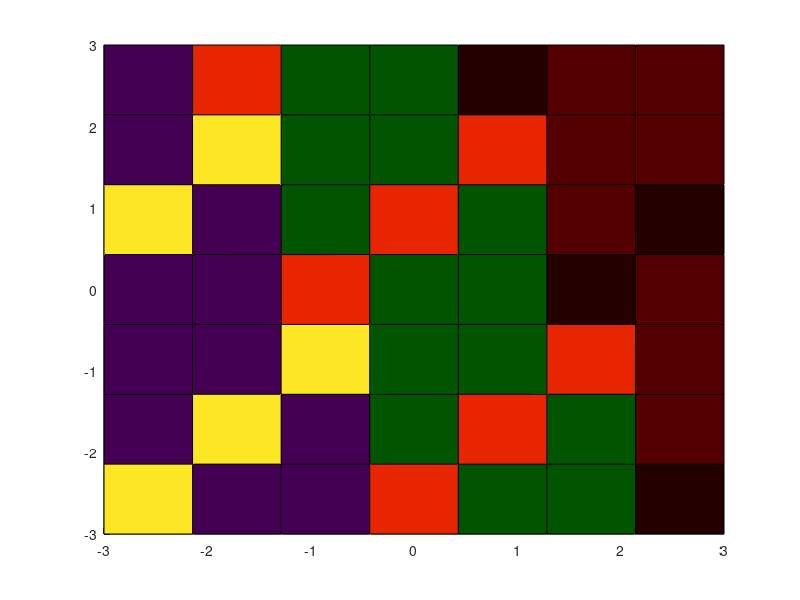

The MATLAB script that drew this image: (Note: this script raises an error after producing the figure.)
%=============================================================================
% Copyright (c) 2016-present Allan CORNET (Nelson)
%=============================================================================
% This file is part of Nelson.
%=============================================================================
% LICENCE_BLOCK_BEGIN
% SPDX-License-Identifier: LGPL-3.0-or-later
% LICENCE_BLOCK_END
%=============================================================================
% <--WEIGHT 2-->
% <--ADV-CLI MODE-->
%=============================================================================
[X, Y, Z] = peaks(8);
makers = {
  @(t) surface('Parent', t, 'XData', X, 'YData', Y, 'ZData', Z), ...
  @(t) surface(t, X, Y, Z), ...
  @(t) surf(X, Y, Z, 'Parent', t), ...
  @(t) mesh(X, Y, Z, 'Parent', t), ...
  @(t) image(magic(8), 'Parent', t), ...
  @(t) fill([0 1 1], [0 0 1], 'r', 'Parent', t), ...
  @(t) fill3([0 1 1], [0 0 1], [0 0 1], 'g', 'Parent', t), ...
  @(t) fill3(t, [0 1 1], [0 0 1], [0 0 1], 'g'), ...
  @(t) patch([0 1 1 0], [0 0 1 1], [0.1 0.4 0.7 0.9], 'Parent', t), ...
  @(t) plot([0 1], [1 0], 'Parent', t), ...
  @(t) plot3([0 1], [1 0], [0 1], 'Parent', t), ...
  @(t) text(0.5, 0.5, 'hello', 'Parent', t), ...
  @(t) scatter3([1 2 3], [4 5 6], [7 8 9], 20, [0.1 0.5 0.9], 'Parent', t)
};
for k = 1:numel(makers)
  f = figure('Visible', 'off');
  ax = axes('Parent', f);
  t = hgtransform('Parent', ax);
  h = makers{k}(t);
  asserts.istrue(isvalid(t));
  asserts.istrue(~isempty(h));
  for j = 1:numel(h)
    % the transform must still be alive (not wiped by newplot and its handle
    % recycled by the new object), and own the object.
    asserts.isequal(h(j).Parent.Type, 'hgtransform');
    asserts.isequal(h(j).Parent, t);
    asserts.istrue(any(t.Children == h(j)));
  end
  asserts.isequal(t.Parent, ax);
  asserts.isequal(ancestor(h(1), 'axes'), ax);
  % the figure still renders through the transform
  drawnow();
  fr = getframe(f);
  asserts.istrue(size(fr.cdata, 3) == 3);
  close(f);
end
%=============================================================================
f = figure('Visible', 'off');
ax = axes('Parent', f);
t = hgtransform('Parent', ax);
surf(X, Y, Z, 'Parent', t);
v = get(ax, 'View');
asserts.istrue(abs(v(2) - 90) > 1);
close(f);
%=============================================================================
